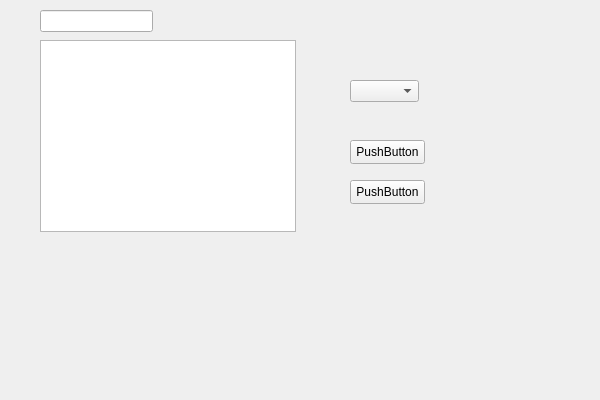
<?xml version="1.0" encoding="UTF-8"?>
<ui version="4.0">
 <class>CourierWidgetClass</class>
 <widget class="QWidget" name="CourierWidgetClass">
  <property name="geometry">
   <rect>
    <x>0</x>
    <y>0</y>
    <width>600</width>
    <height>400</height>
   </rect>
  </property>
  <property name="windowTitle">
   <string>CourierWidget</string>
  </property>
  <widget class="QListWidget" name="undeliveredListWidget">
   <property name="geometry">
    <rect>
     <x>40</x>
     <y>40</y>
     <width>256</width>
     <height>192</height>
    </rect>
   </property>
  </widget>
  <widget class="QLineEdit" name="fixedEdit">
   <property name="geometry">
    <rect>
     <x>40</x>
     <y>10</y>
     <width>113</width>
     <height>22</height>
    </rect>
   </property>
  </widget>
  <widget class="QComboBox" name="comboBox">
   <property name="geometry">
    <rect>
     <x>350</x>
     <y>80</y>
     <width>69</width>
     <height>22</height>
    </rect>
   </property>
  </widget>
  <widget class="QPushButton" name="deliverButton">
   <property name="geometry">
    <rect>
     <x>350</x>
     <y>140</y>
     <width>75</width>
     <height>24</height>
    </rect>
   </property>
   <property name="text">
    <string>PushButton</string>
   </property>
  </widget>
  <widget class="QPushButton" name="mapButton">
   <property name="geometry">
    <rect>
     <x>350</x>
     <y>180</y>
     <width>75</width>
     <height>24</height>
    </rect>
   </property>
   <property name="text">
    <string>PushButton</string>
   </property>
  </widget>
 </widget>
 <layoutdefault spacing="6" margin="11"/>
 <resources/>
 <connections/>
</ui>
